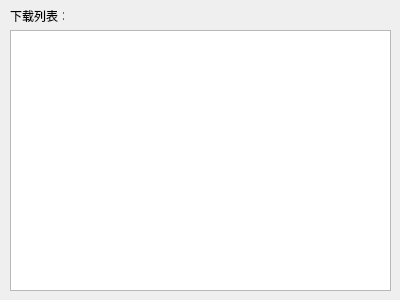
<?xml version="1.0" encoding="UTF-8"?>
<ui version="4.0">
 <class>DownloadListDemo</class>
 <widget class="QDialog" name="DownloadListDemo">
  <property name="geometry">
   <rect>
    <x>0</x>
    <y>0</y>
    <width>400</width>
    <height>300</height>
   </rect>
  </property>
  <property name="windowTitle">
   <string>DownloadListDemo</string>
  </property>
  <widget class="QLabel" name="label">
   <property name="geometry">
    <rect>
     <x>10</x>
     <y>10</y>
     <width>54</width>
     <height>12</height>
    </rect>
   </property>
   <property name="text">
    <string>下载列表：</string>
   </property>
  </widget>
  <widget class="QTableWidget" name="tableWidget">
   <property name="geometry">
    <rect>
     <x>10</x>
     <y>30</y>
     <width>381</width>
     <height>261</height>
    </rect>
   </property>
  </widget>
 </widget>
 <layoutdefault spacing="6" margin="11"/>
 <resources/>
 <connections/>
</ui>
